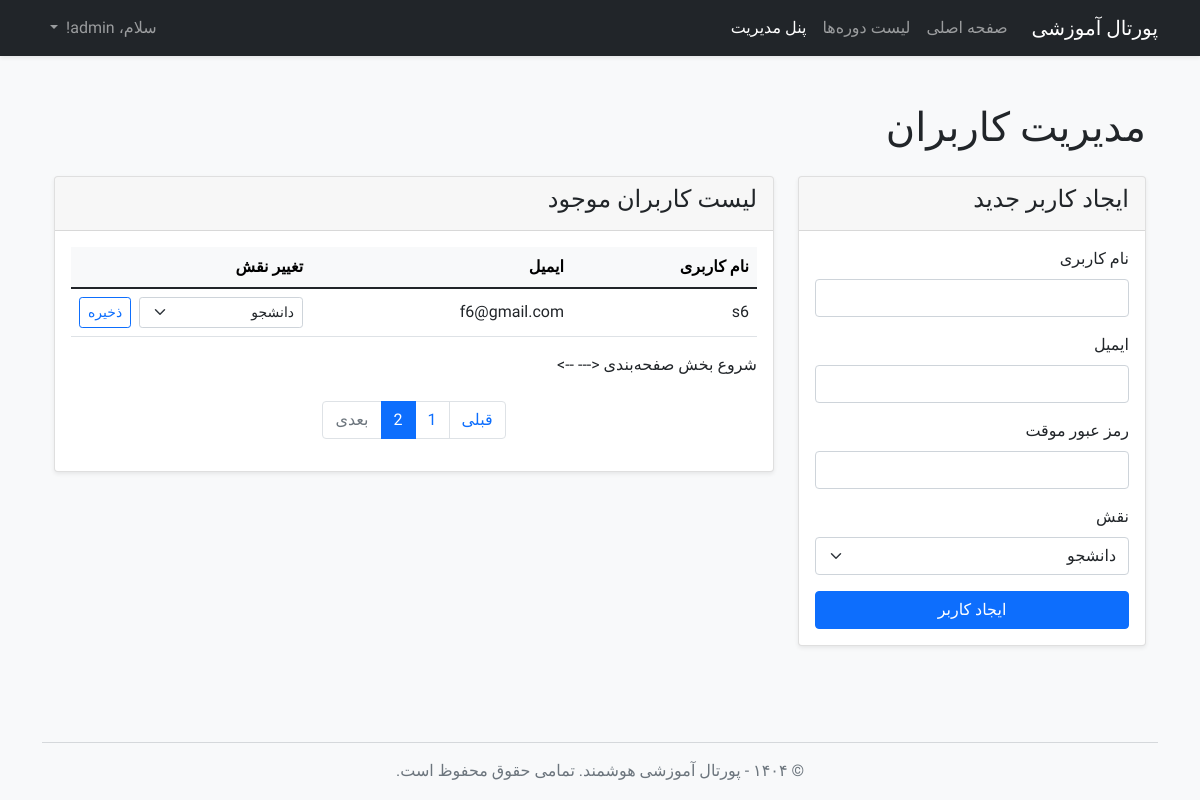
The page /admin/users?page=2 (signed in) on the database its author committed.
### app/models.py (models this page shows, shortened)
class User(UserMixin, db.Model):
    id = db.Column(db.Integer, primary_key=True)
    username = db.Column(db.String(64), index=True, unique=True, nullable=False)
    email = db.Column(db.String(120), index=True, unique=True, nullable=False)
    password_hash = db.Column(db.String(128))
    role = db.Column(db.String(20), nullable=False, default='student')
    enrollments = db.relationship('Enrollment', backref='student', lazy='dynamic', foreign_keys='Enrollment.user_id')
    taught_courses = db.relationship('Course', backref='instructor', lazy='dynamic',
                                     foreign_keys='Course.instructor_id')

### app/routes.py (the view, shortened to what this page needs)
@app.route('/admin/users', methods=['GET', 'POST'])
@login_required
def manage_users():
    if current_user.role != 'admin':
        abort(403)
    create_form = AdminCreateUserForm()
    page = request.args.get('page', 1, type=int)
    users_pagination = User.query.order_by(User.id).paginate(page=page, per_page=10, error_out=False)
    return render_template('manage_users.html', title='مدیریت کاربران', users_pagination=users_pagination, form=create_form, ChangeRoleForm=ChangeRoleForm)

### app/forms.py (shortened to what this page needs)
class AdminCreateUserForm(FlaskForm):
    username = StringField('نام کاربری', validators=[DataRequired()])
    email = StringField('ایمیل', validators=[DataRequired(), Email()])
    password = PasswordField('رمز عبور موقت', validators=[DataRequired()])
    role = SelectField('نقش', choices=[('student', 'دانشجو'), ('instructor', 'استاد')], validators=[DataRequired()])
    submit_create = SubmitField('ایجاد کاربر')

class ChangeRoleForm(FlaskForm):
    role = SelectField('نقش جدید', choices=[('student', 'دانشجو'), ('instructor', 'استاد')])
    submit_change = SubmitField('ذخیره')

### app/models.py (called while the page is built)
@login.user_loader
def load_user(id):
    return User.query.get(int(id))

### app/templates/manage_users.html (shortened to what this page needs)
{% extends "base.html" %}
{% block content %}
<div class="container py-4">
    <h1 class="mb-4">مدیریت کاربران</h1>
    <div class="row">
        <div class="col-lg-4">
            <div class="card shadow-sm mb-4">
                <div class="card-header">
                    <h4>ایجاد کاربر جدید</h4>
                </div>
                <div class="card-body">
                    <form method="POST" action="{{ url_for('manage_users') }}" novalidate>
                        <div class="mb-3">
                            <label for="username" class="form-label">نام کاربری</label>
                            {{ form.username(class="form-control", id="username") }}
                        </div>
                        <div class="mb-3">
                            <label for="email" class="form-label">ایمیل</label>
                            {{ form.email(class="form-control", id="email") }}
                        </div>
                        <div class="mb-3">
                            <label for="password" class="form-label">رمز عبور موقت</label>
                            {{ form.password(class="form-control", id="password") }}
                        </div>
                        <div class="mb-3">
                            <label for="role" class="form-label">نقش</label>
                            {{ form.role(class="form-select", id="role") }}
                        </div>
                        <button type="submit" name="submit_create" value="submit" class="btn btn-primary w-100">ایجاد کاربر</button>
                    </form>
                </div>
            </div>
        </div>
        <div class="col-lg-8">
            <div class="card shadow-sm">
                <div class="card-header">
                    <h4>لیست کاربران موجود</h4>
                </div>
                <div class="card-body">
                    <div class="table-responsive">
                        <table class="table table-hover align-middle">
                            <thead class="table-light">
                                <tr>
                                    <th>نام کاربری</th>
                                    <th>ایمیل</th>
                                    <th style="width: 35%;">تغییر نقش</th>
                                </tr>
                            </thead>
                            <tbody>
                                {% for user in users_pagination.items if user.id != current_user.id %}
                                <tr>
                                    <td>{{ user.username }}</td>
                                    <td>{{ user.email }}</td>
                                    <td>
                                        <form action="{{ url_for('set_user_role', user_id=user.id, page=users_pagination.page) }}" method="POST" class="d-flex gap-2">
                                            {% set role_form = ChangeRoleForm(role=user.role) %}
                                            {{ role_form.role(class="form-select form-select-sm") }}
                                            {{ role_form.submit_change(class="btn btn-outline-primary btn-sm") }}
                                        </form>
                                    </td>
                                </tr>
                                {% endfor %}
                            </tbody>
                        </table>
                    </div>
                    شروع بخش صفحه‌بندی <--- -->
                    {% if users_pagination and users_pagination.pages > 1 %}
                    <nav aria-label="User navigation" class="mt-4">
                        <ul class="pagination justify-content-center">
                            <li class="page-item {% if not users_pagination.has_prev %}disabled{% endif %}">
                                <a class="page-link" href="{{ url_for('manage_users', page=users_pagination.prev_num) }}">قبلی</a>
                            </li>
                            {% for page_num in users_pagination.iter_pages(left_edge=1, right_edge=1, left_current=1, right_current=2) %}
                                {% if page_num %}
                                    <li class="page-item {% if page_num == users_pagination.page %}active{% endif %}">
                                        <a class="page-link" href="{{ url_for('manage_users', page=page_num) }}">{{ page_num }}</a>
                                    </li>
                                {% else %}
                                    <li class="page-item disabled"><span class="page-link">…</span></li>
                                {% endif %}
                            {% endfor %}
                            <li class="page-item {% if not users_pagination.has_next %}disabled{% endif %}">
                                <a class="page-link" href="{{ url_for('manage_users', page=users_pagination.next_num) }}">بعدی</a>
                            </li>
                        </ul>
                    </nav>
                    {% endif %}
                </div>
            </div>
        </div>
    </div>
</div>
{% endblock %}

### app/templates/base.html (shortened to what this page needs)
<!doctype html>
<html lang="fa" dir="rtl">
<head>
    <link href="https://cdn.jsdelivr.net/npm/bootstrap@5.1.3/dist/css/bootstrap.rtl.min.css" rel="stylesheet">
    <link rel="stylesheet" href="{{ url_for('static', filename='css/style.css') }}">
</head>
<body class="bg-light">
    <nav class="navbar navbar-expand-lg navbar-dark bg-dark shadow-sm">
        <div class="container">
            <a class="navbar-brand" href="{{ url_for('home') }}">پورتال آموزشی</a>
            <div class="collapse navbar-collapse" id="navbarNav">
                <ul class="navbar-nav me-auto mb-2 mb-lg-0">
                    <li class="nav-item">
                        <a class="nav-link" href="{{ url_for('home') }}">صفحه اصلی</a>
                    </li>
                    <li class="nav-item">
                        <a class="nav-link" href="{{ url_for('courses') }}">لیست دوره‌ها</a>
                    </li>
                    {% if current_user.is_authenticated %}
                        <li class="nav-item">
                            <a class="nav-link active" href="{{ url_for('my_dashboard') }}">
                                {% if current_user.role == 'student' %}
                                    داشبورد من
                                {% else %}
                                    پنل مدیریت
                                {% endif %}
                            </a>
                        </li>
                    {% endif %}
                </ul>
                <ul class="navbar-nav ms-auto">
                    {% if current_user.is_anonymous %}
                    <li class="nav-item">
                        <a class="nav-link" href="{{ url_for('login') }}">ورود</a>
                    </li>
                    {% else %}
                    <li class="nav-item dropdown">
                        <a class="nav-link dropdown-toggle" href="#" id="navbarDropdown" role="button" data-bs-toggle="dropdown">
                            سلام، {{ current_user.username }}!
                        </a>
                    </li>
                    {% endif %}
                </ul>
            </div>
        </div>
    </nav>
    <main class="container mt-4">
        {% block content %}{% endblock %}
    </main>
    <footer class="container text-center mt-5 mb-3 text-muted">
        <hr>
        <p>&copy; ۱۴۰۴ - پورتال آموزشی هوشمند. تمامی حقوق محفوظ است.</p>
    </footer>
</body>
</html>

### app/static/css/style.css (style rules this page uses)
body { font-family: 'Vazirmatn', sans-serif; font-weight: 400; }
.form-label { font-weight: 500; }

### rows shown on the page
User: username "admin"
User: username "s6", email "f6@gmail.com", role "دانشجو"

### other values the page prints
{{ page_num }} "1" "2"
